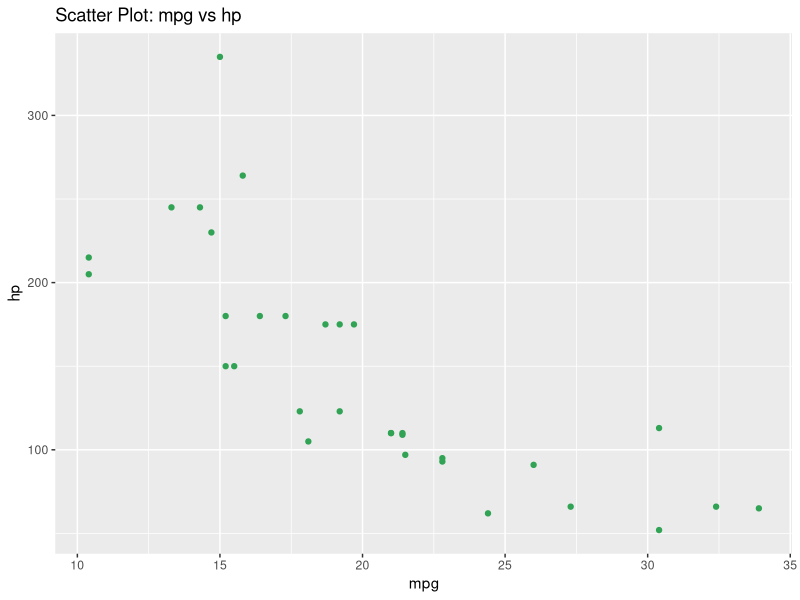
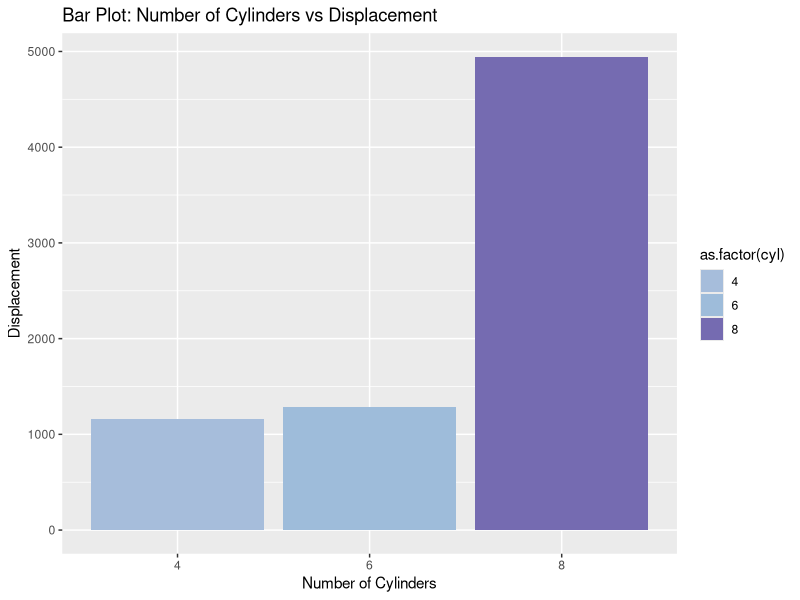

The R script that drew these images, in order:
# 1. Use the Data that you collect from internet or R already define datasets.
data(mtcars)

# Display the first six rows of the dataset
head(mtcars)

# 2. Data Preparation
# a. Check if there is NA( if not state that using Rcode)
if (any(is.na(mtcars))) {
  print("There are NA values in the dataset.")
} else {
  print("There are no NA values in the dataset.")
}

# b. Replace or remove NA values
mtcars <- na.omit(mtcars)  # Remove rows with NA values
# OR
# Replace NA values with mean (for numeric columns)
# mtcars[is.na(mtcars)] <- colMeans(mtcars, na.rm = TRUE)

# Display the modified dataset
head(mtcars)

library(ggplot2)

# 3. Sketch 2 different graph that shows a relation between the columns of the dataset by using the ggplot2 package
# Graph 1: Scatter plot for mpg (miles per gallon) and hp (horsepower)
tmpcolor <- c("#31a354")

ggplot(mtcars, aes(x = mpg, y = hp)) +
  geom_point(color = tmpcolor) +
  labs(title = "Scatter Plot: mpg vs hp", x = "mpg", y = "hp")



# Graph 2: Bar plot for cyl (number of cylinders) and disp (displacement)
ggplot(mtcars, aes(x = as.factor(cyl), y = disp)) +
  geom_bar(stat = "identity", aes(fill = as.factor(cyl))) + 
  scale_fill_manual(values = c("#a6bddb", "#9ebcda", "#756bb1")) +  # Use custom colors
  labs(title = "Bar Plot: Number of Cylinders vs Displacement", x = "Number of Cylinders", y = "Displacement")

# 4. Use dplyr module functionality in your homework. Pipe, summarise(), mutate() and groupby()  
library(dplyr)

result <- mtcars %>%
  group_by(cyl) %>%
  mutate(mean_mpg = mean(mpg), max_hp = max(hp)) %>%
  summarise(avg_mpg = mean(mean_mpg), max_hp_all = max(max_hp))

# Display the result
print(result)
